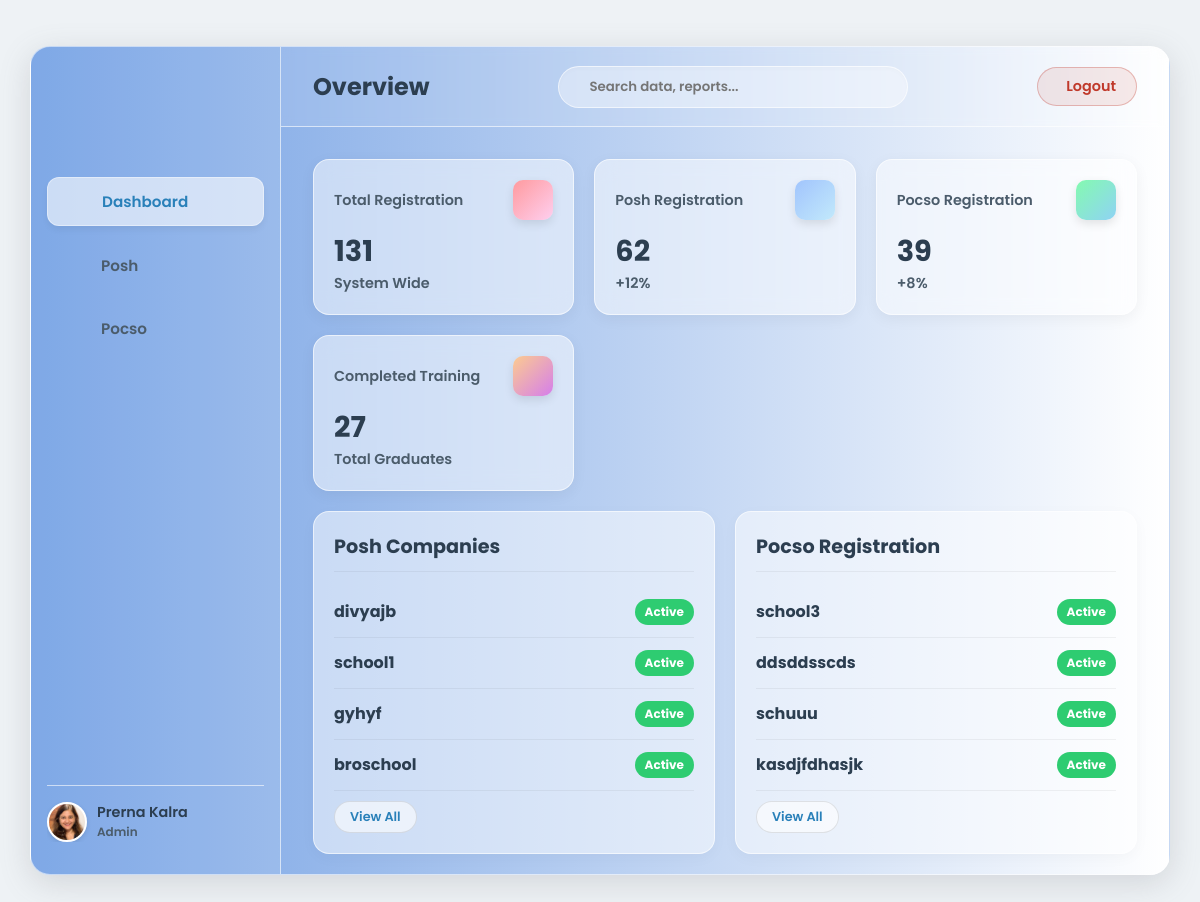
The page /superuser/dashboard/ (signed in) on the database as committed earlier.
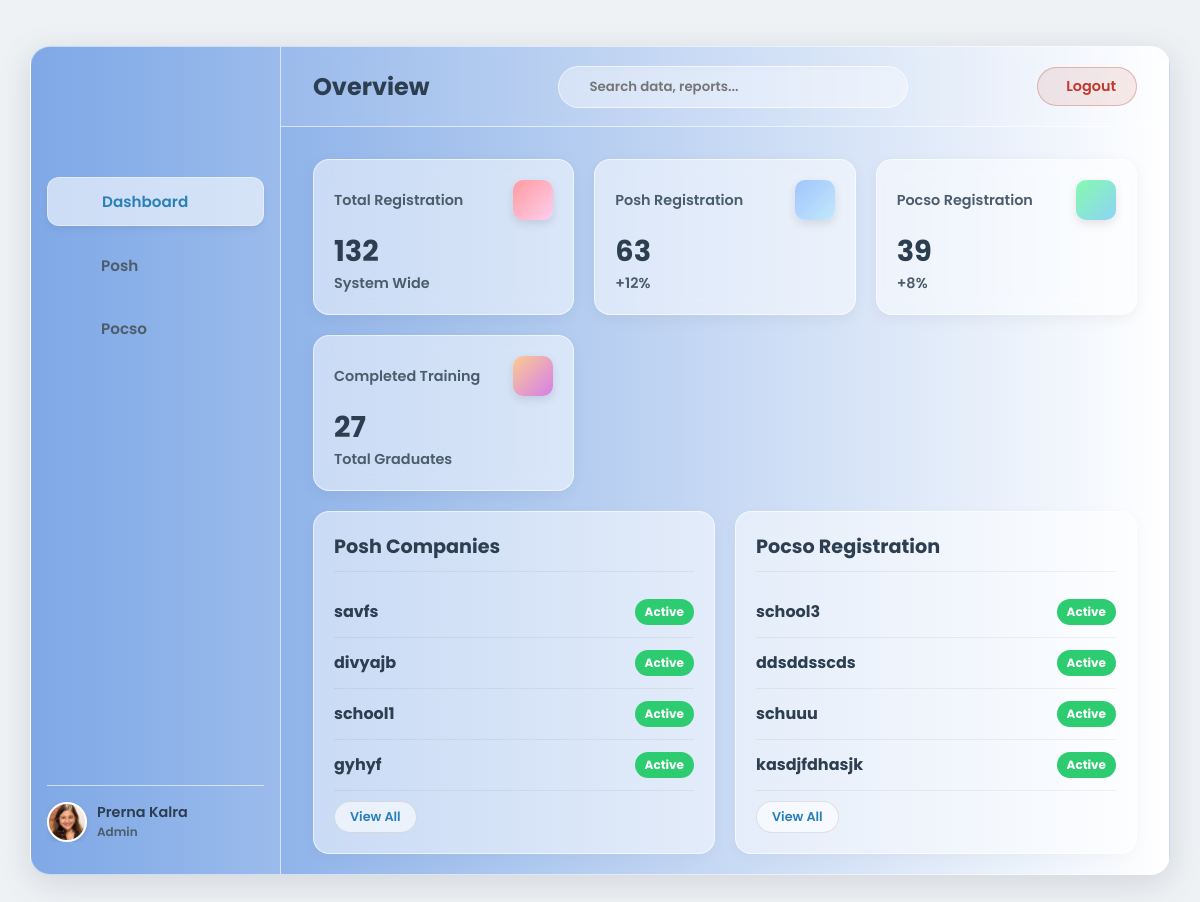
The same page on the database as committed later.
### home/models.py (models this page shows, shortened)
class Organization(models.Model):
    ORG_TYPE_CHOICES = (
        ("CORPORATE", "Corporate"),
        ("SCHOOL", "School"),
    )
    name = models.CharField(max_length=255)
    owner = models.ForeignKey(
        User, on_delete=models.CASCADE, related_name="owned_organizations"
    )
    organization_type = models.CharField(max_length=20, choices=ORG_TYPE_CHOICES, default="CORPORATE")
    max_users = models.IntegerField(default=10)
    created_at = models.DateTimeField(auto_now_add=True)
    default_password = models.CharField(max_length=50, blank=True, null=True)

### home/views.py (the view)
# urls.py: path("superuser/dashboard/", views.superuser_dashboard, name="superuser_dashboard"),
@login_required
@user_passes_test(lambda u: u.is_superuser)
def superuser_dashboard(request):
    from django.db.models import Count, Q, Max
    from django.db.models.functions import TruncMonth
    from django.utils import timezone
    import datetime
    def get_monthly_counts(queryset):
        today = timezone.now().date()
        six_months_ago = today - datetime.timedelta(days=180)
        monthly_data = (
            queryset.filter(created_at__gte=six_months_ago)
            .annotate(month=TruncMonth("created_at"))
            .values("month")
            .annotate(count=Count("id"))
            .order_by("month")
        )
        months_map = {}
        labels = []
        current = six_months_ago.replace(day=1)
        for i in range(6):
            next_month = (current.replace(day=28) + datetime.timedelta(days=4)).replace(
                day=1
            )
            label = current.strftime("%b")
            labels.append(label)
            months_map[current.strftime("%Y-%m")] = 0
            current = next_month
        for entry in monthly_data:
            month_str = entry["month"].strftime("%Y-%m")
            if month_str in months_map:
                months_map[month_str] = entry["count"]
        data_points = list(months_map.values())
        return labels, data_points
    def generate_svg_points(data_points):
        if not data_points:
            return ""
        max_val = max(data_points) if max(data_points) > 0 else 1
        points = []
        step_x = 100 / (len(data_points) - 1) if len(data_points) > 1 else 100
        for i, val in enumerate(data_points):
            x = i * step_x
            y = 50 - ((val / max_val) * 45)
            points.append(f"{x},{y}")
        return " ".join(points)
    all_users_count = User.objects.count()
    all_orgs = Organization.objects.all()
    total_companies = all_orgs.filter(organization_type="CORPORATE").count()
    total_schools = all_orgs.filter(organization_type="SCHOOL").count()
    users_started_training = (
        ModuleProgress.objects.filter(is_completed=True)
        .values("user")
        .distinct()
        .count()
    )
    posh_subs = Subscription.objects.filter(
        plan__type__in=["POSH", "BOTH"], status="ACTIVE"
    )
    posh_individuals = posh_subs.filter(user__isnull=False).count()
    posh_orgs_subs = posh_subs.filter(organization__isnull=False)
    posh_companies = posh_orgs_subs.filter(
        organization__organization_type="CORPORATE"
    ).count()
    posh_schools = posh_orgs_subs.filter(
        organization__organization_type="SCHOOL"
    ).count()
    posh_total = posh_individuals + posh_companies + posh_schools
    pocso_subs = Subscription.objects.filter(
        plan__type__in=["POCSO", "BOTH"], status="ACTIVE"
    )
    pocso_individuals = pocso_subs.filter(user__isnull=False).count()
    pocso_orgs_subs = pocso_subs.filter(organization__isnull=False)
    pocso_companies = pocso_orgs_subs.filter(
        organization__organization_type="CORPORATE"
    ).count()
    pocso_schools = pocso_orgs_subs.filter(
        organization__organization_type="SCHOOL"
    ).count()
    pocso_total = pocso_individuals + pocso_companies + pocso_schools
    recent_posh_orgs = (
        Organization.objects.filter(
            subscriptions__plan__type__in=["POSH", "BOTH"],
            subscriptions__status="ACTIVE",
        )
        .distinct()
        .order_by("-created_at")[:10]
    )
    recent_pocso_orgs = (
        Organization.objects.filter(
            subscriptions__plan__type__in=["POCSO", "BOTH"],
            subscriptions__status="ACTIVE",
        )
        .distinct()
        .order_by("-created_at")[:10]
    )
    posh_growth = 12
    pocso_growth = 8
    total_posh_modules = TrainingModule.objects.filter(module_type="POSH").count()
    total_pocso_modules = TrainingModule.objects.filter(module_type="POCSO").count()
    if total_posh_modules > 0:
        posh_completers = (
            User.objects.annotate(
                completed_count=Count(
                    "module_progress",
                    filter=Q(
                        module_progress__is_completed=True,
                        module_progress__module__module_type="POSH",
                    ),
                ),
                latest_completion=Max(
                    "module_progress__timestamp",
                    filter=Q(
                        module_progress__is_completed=True,
                        module_progress__module__module_type="POSH",
                    ),
                ),
            )
            .filter(completed_count=total_posh_modules)
            .order_by("-latest_completion")[:10]
        )
    else:
        posh_completers = []
    if total_pocso_modules > 0:
        pocso_completers = (
            User.objects.annotate(
                completed_count=Count(
                    "module_progress",
                    filter=Q(
                        module_progress__is_completed=True,
                        module_progress__module__module_type="POCSO",
                    ),
                ),
                latest_completion=Max(
                    "module_progress__timestamp",
                    filter=Q(
                        module_progress__is_completed=True,
                        module_progress__module__module_type="POCSO",
                    ),
                ),
            )
            .filter(completed_count=total_pocso_modules)
            .order_by("-latest_completion")[:10]
        )
    else:
        pocso_completers = []
    posh_orgs_qs = Organization.objects.filter(
        organization_type="CORPORATE",
        subscriptions__plan__type__in=["POSH", "BOTH"],
        subscriptions__status="ACTIVE",
    ).distinct()
    posh_labels, posh_data = get_monthly_counts(posh_orgs_qs)
    posh_svg_points = generate_svg_points(posh_data)
    posh_svg_area = f"0,50 {posh_svg_points} 100,50"
    posh_complete_percent = 75
    if posh_total > 0:
        posh_complete_percent = int(
            (users_started_training / (posh_total if posh_total > 0 else 1)) * 100
        )
        posh_complete_percent = min(posh_complete_percent, 100)
    pocso_orgs_qs = Organization.objects.filter(
        organization_type="SCHOOL",
        subscriptions__plan__type__in=["POCSO", "BOTH"],
        subscriptions__status="ACTIVE",
    ).distinct()
    pocso_labels, pocso_data = get_monthly_counts(pocso_orgs_qs)
    pocso_svg_points = generate_svg_points(pocso_data)
    pocso_svg_area = f"0,50 {pocso_svg_points} 100,50"
    pocso_complete_percent = 60
    if pocso_total > 0:
        pocso_complete_percent = int(
            (users_started_training / (pocso_total if pocso_total > 0 else 1)) * 100
        )
        pocso_complete_percent = min(pocso_complete_percent, 100)
    context = {
        "total_users": all_users_count,
        "total_companies": total_companies,
        "total_schools": total_schools,
        "training_completed_count": users_started_training,
        "posh_counts": {
            "total": posh_total,
            "individuals": posh_individuals,
            "companies": posh_companies,
            "schools": posh_schools,
            "growth": posh_growth,
            "chart_labels": posh_labels,
            "chart_points": posh_svg_points,
            "chart_area": posh_svg_area,
            "complete_percent": posh_complete_percent,
            "pending_percent": 100 - posh_complete_percent,
            "completers": posh_completers,
        },
        "pocso_counts": {
            "total": pocso_total,
            "individuals": pocso_individuals,
            "companies": pocso_companies,
            "schools": pocso_schools,
            "growth": pocso_growth,
            "chart_labels": pocso_labels,
            "chart_points": pocso_svg_points,
            "chart_area": pocso_svg_area,
            "complete_percent": pocso_complete_percent,
            "pending_percent": 100 - pocso_complete_percent,
            "completers": pocso_completers,
        },
        "recent_posh_orgs": recent_posh_orgs,
        "recent_pocso_orgs": recent_pocso_orgs,
    }
    return render(request, "superuser_dashboard.html", context)

### templates/superuser_dashboard.html (shortened to what this page needs)
{% load static %}
<!DOCTYPE html>
<html lang="en">
<head>
    <link href="https://cdn.jsdelivr.net/npm/remixicon@3.5.0/fonts/remixicon.css" rel="stylesheet">
</head>
<body>
    <div class="dashboard-container" id="dashboard">
        <aside class="sidebar" id="sidebar">
            <div class="logo">
            </div>
            <ul class="menu">
                <li><a href="#" class="active" data-target="view-dashboard"> <span>Dashboard</span></a></li>
                <li><a href="#" data-target="view-posh"> <span>Posh</span></a></li>
                <li><a href="#" data-target="view-pocso"> <span>Pocso</span></a></li>
            </ul>
            <div class="user-profile">
                <div class="user-img"></div>
                <div class="user-info">
                    <h4>Prerna Kalra</h4>
                    <p>Admin</p>
                </div>
            </div>
        </aside>
        <main class="main-content">
            <nav class="navbar">
                <div class="navbar-left">
                    <h2 id="page-title" style="color: var(--text-color); font-weight: 700;">Overview</h2>
                </div>
                <div class="search-bar">
                    <input type="text" id="global-search" placeholder="Search data, reports...">
                </div>
                <form action="{% url 'logout' %}" method="post" style="display: inline;">
                    <button type="submit" class="logout-button">
                        <span>Logout</span>
                    </button>
                </form>
            </nav>
            <div class="content-area">
                <div id="view-dashboard" class="view-section active-view">
                    <section class="stats-grid">
                        <div class="card"><div class="card-top"><p>Total Registration</p><div class="card-icon icon-1"></div></div><h3>{{ total_users }}</h3><p>System Wide</p></div>
                        <div class="card"><div class="card-top"><p>Posh Registration</p><div class="card-icon icon-2"></div></div><h3>{{ posh_counts.total }}</h3><p>+{{ posh_counts.growth }}%</p></div>
                        <div class="card"><div class="card-top"><p>Pocso Registration</p><div class="card-icon icon-3"></div></div><h3>{{ pocso_counts.total }}</h3><p>+{{ pocso_counts.growth }}%</p></div>
                        <div class="card"><div class="card-top"><p>Completed Training</p><div class="card-icon icon-4"></div></div><h3>{{ training_completed_count }}</h3><p>Total Graduates</p></div>
                    </section>
                    <section class="content-grid">
                        <div class="panel">
                            <h2>Posh Companies</h2>
                            <div class="list-container limited">
                                {% for org in recent_posh_orgs %}
                                <div class="list-item">
                                    <span class="company-name-wrap">{{ org.name }}</span>
                                    <span class="status completed">Active</span>
                                </div>
                                {% empty %}<p>No data</p>{% endfor %}
                            </div>
                            {% if recent_posh_orgs|length > 4 %}<button class="view-all-btn" onclick="toggleViewAll(this)">View All</button>{% endif %}
                        </div>
                        <div class="panel">
                            <h2>Pocso Registration</h2>
                            <div class="list-container limited">
                                {% for org in recent_pocso_orgs %}
                                <div class="list-item">
                                    <span class="company-name-wrap">{{ org.name }}</span>
                                    <span class="status completed">Active</span>
                                </div>
                                {% empty %}<p>No data</p>{% endfor %}
                            </div>
                            {% if recent_pocso_orgs|length > 4 %}<button class="view-all-btn" onclick="toggleViewAll(this)">View All</button>{% endif %}
                        </div>
                    </section>
                </div>
            </div>
        </main>
    </div>
</body>
</html>

Rows that differ between the two databases and show on the page:
no longer on this page (row unchanged): Organization: name "broschool", shown under "Posh Companies"
added Organization: name "savfs", shown under "Posh Companies"
Other text that changed with them:
{{ total_users }}: "131" → "132"
{{ posh_counts.total }}: "62" → "63"
